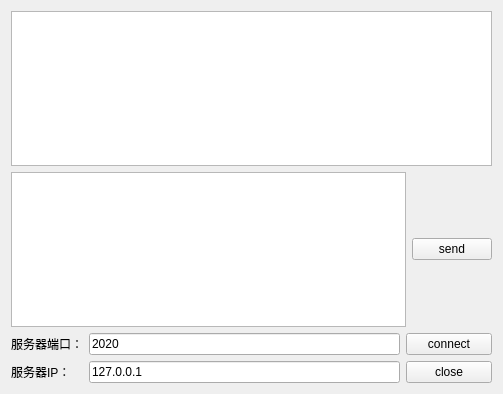
<?xml version="1.0" encoding="UTF-8"?>
<ui version="4.0">
 <class>ClientWidget</class>
 <widget class="QWidget" name="ClientWidget">
  <property name="geometry">
   <rect>
    <x>0</x>
    <y>0</y>
    <width>503</width>
    <height>394</height>
   </rect>
  </property>
  <property name="windowTitle">
   <string>Form</string>
  </property>
  <layout class="QGridLayout" name="gridLayout">
   <item row="0" column="0" colspan="4">
    <widget class="QTextEdit" name="textEditRead">
     <property name="readOnly">
      <bool>true</bool>
     </property>
    </widget>
   </item>
   <item row="1" column="0" colspan="3">
    <widget class="QTextEdit" name="textEditWrite"/>
   </item>
   <item row="1" column="3">
    <widget class="QPushButton" name="buttonsend">
     <property name="text">
      <string>send</string>
     </property>
    </widget>
   </item>
   <item row="2" column="0">
    <widget class="QLabel" name="label">
     <property name="text">
      <string>服务器端口：</string>
     </property>
    </widget>
   </item>
   <item row="2" column="1">
    <widget class="QLineEdit" name="lineEditPort">
     <property name="text">
      <string>2020</string>
     </property>
    </widget>
   </item>
   <item row="2" column="2" colspan="2">
    <widget class="QPushButton" name="buttonconnect">
     <property name="text">
      <string>connect</string>
     </property>
    </widget>
   </item>
   <item row="3" column="0">
    <widget class="QLabel" name="label_2">
     <property name="text">
      <string>服务器IP：</string>
     </property>
    </widget>
   </item>
   <item row="3" column="1">
    <widget class="QLineEdit" name="lineEditIP">
     <property name="text">
      <string>127.0.0.1</string>
     </property>
    </widget>
   </item>
   <item row="3" column="2" colspan="2">
    <widget class="QPushButton" name="buttonclose">
     <property name="text">
      <string>close</string>
     </property>
    </widget>
   </item>
  </layout>
 </widget>
 <resources/>
 <connections/>
</ui>
